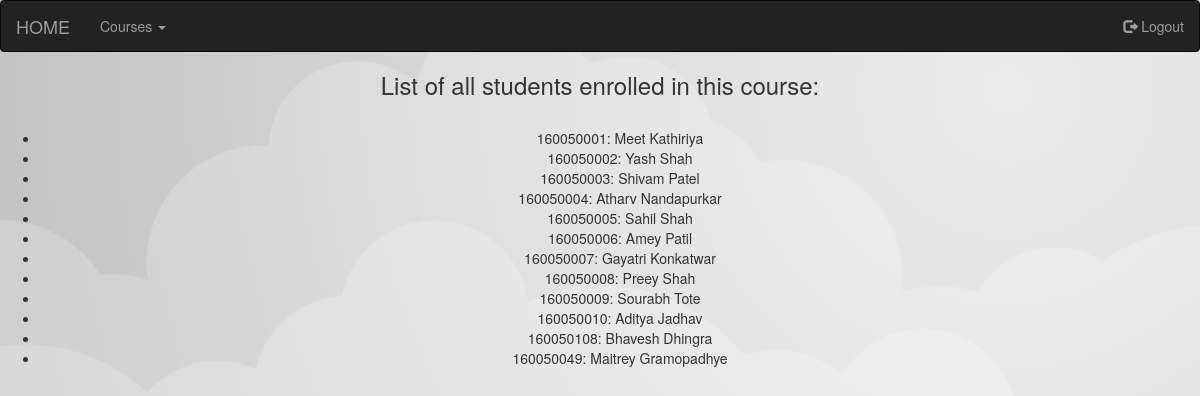
/prof/showstudents/13/ (signed in), run on the app's committed database.
### WebApp/models.py (models this page shows, shortened)
class Student(models.Model):
    user = models.OneToOneField(User, on_delete=models.CASCADE)
    BRANCHES = (
        ('CS','Computer Science and Engineering'),
        ('EE', 'Electrical Engineering'),
        ('ME', 'Mechanical Engineering'),
        ('MM', 'Metallurgical Engineering'),
        ('AE', 'Aerospace Engineering'),
        ('CE', 'Civil Engineering'),
        ('CH', 'Chemical Engineering'),
        )
    branch = models.CharField(null = True,max_length = 2, choices = BRANCHES)

### WebApp/views.py (the view)
# urls.py: url(r'^showstudents/(?P<course_id>.*)/$', views.showstudents, name = 'showstudents'),
def showstudents(request, course_id):
	if request.user.is_authenticated:
		student_list = Student.objects.filter(course = course_id)
		return render(request, 'students.html',{
			'students' : student_list,
			'courses':Course.objects.filter(instructor = Instructor.objects.get(user = request.user))
			})
	else:
		return render(request, 'notloggedin.html',{})

### WebApp/templates/students.html (shortened to what this page needs)
{% load static %}
<link rel="stylesheet" type="text/css" href="{% static 'style.css' %}" />
	    <link rel="stylesheet" href="https://maxcdn.bootstrapcdn.com/bootstrap/3.3.6/css/bootstrap.min.css">
		<nav class="navbar navbar-inverse">
			<div class="container-fluid">
				<div class="navbar-header active">
					<a class="navbar-brand" href="{% url 'home' %}">
						HOME
					</a>
				</div>
            <ul class="nav navbar-nav">
                <li class="dropdown">
                    <a class="dropdown-toggle" data-toggle="dropdown" href="{% url 'home' %}">Courses
                    <span class="caret"></span></a>
                </li>
            </ul>
            <ul class="nav navbar-nav navbar-right">
					<li>
						<a href="{% url 'logout' %}">
							<span class="glyphicon glyphicon-log-out"></span>
							Logout
						</a>
					</li>
				</ul>
			</div>
		</nav>
<div align = "center">
	<h3> List of all students enrolled in this course: </h3> <br>
<ul>
{% for student in students %}
<li> {{ student.user.username }}: {{ student.user.first_name }} {{ student.user.last_name }} </li>
{% endfor %}
</ul>
</div>

### WebApp/static/style.css (style rules this page uses)
a { color: green; }

### data on the page
Student: user.username "160050001", user.first_name "Meet", user.last_name "Kathiriya"
Student: user.username "160050002", user.first_name "Yash", user.last_name "Shah"
Student: user.username "160050003", user.first_name "Shivam", user.last_name "Patel"
Student: user.username "160050004", user.first_name "Atharv", user.last_name "Nandapurkar"
Student: user.username "160050005", user.first_name "Sahil", user.last_name "Shah"
Student: user.username "160050006", user.first_name "Amey", user.last_name "Patil"
Student: user.username "160050007", user.first_name "Gayatri", user.last_name "Konkatwar"
Student: user.username "160050008", user.first_name "Preey", user.last_name "Shah"
Student: user.username "160050009", user.first_name "Sourabh", user.last_name "Tote"
Student: user.username "160050010", user.first_name "Aditya", user.last_name "Jadhav"
Student: user.username "160050108", user.first_name "Bhavesh", user.last_name "Dhingra"
Student: user.username "160050049", user.first_name "Maitrey", user.last_name "Gramopadhye"
